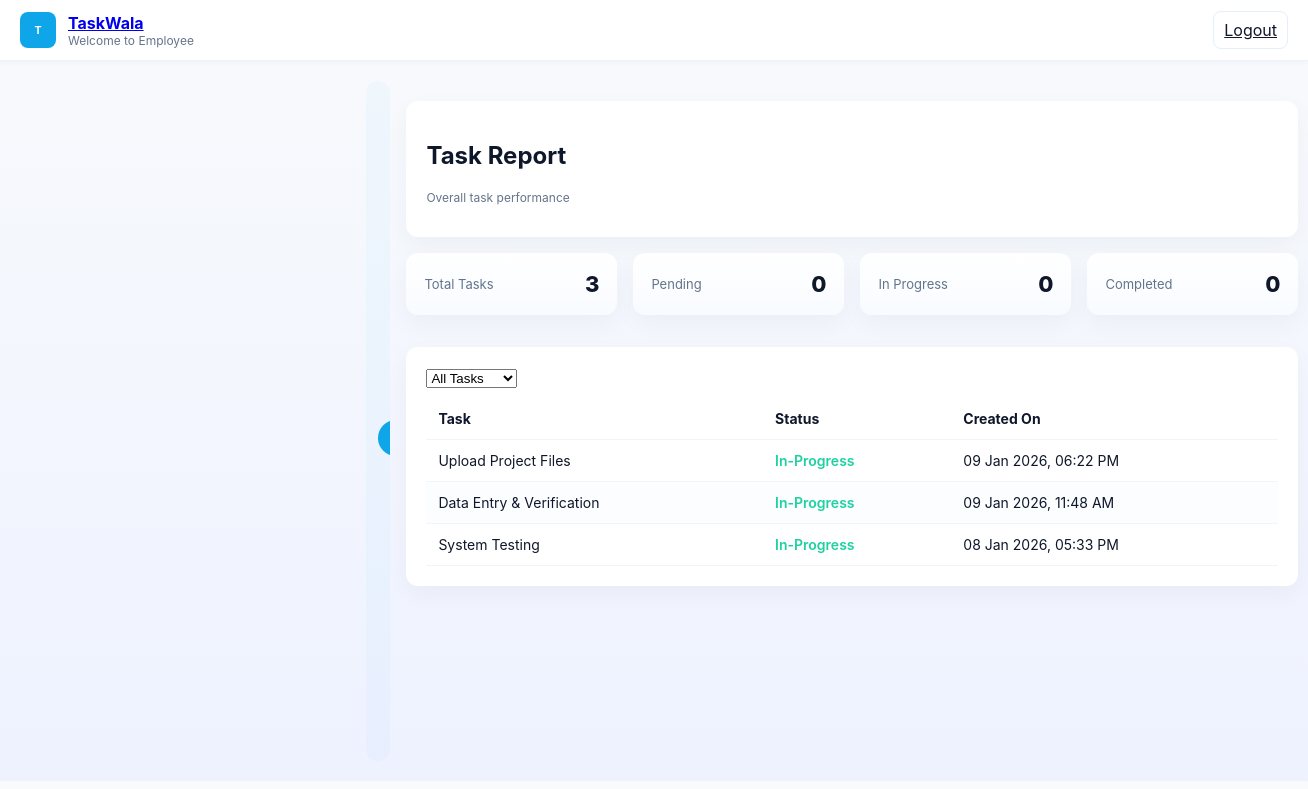
Screenshot of /admin/report.php (signed in) with the database file from the repository.
### tables this page shows
CREATE TABLE IF NOT EXISTS `tasks` (
  `id` int(11) NOT NULL AUTO_INCREMENT,
  `title` varchar(200) DEFAULT NULL,
  `description` text,
  `priority` enum('High','Medium','Low') DEFAULT NULL,
  `assigned_to` int(11) DEFAULT NULL,
  `due_date` date DEFAULT NULL,
  `status` enum('Pending','In-Progress','Completed') DEFAULT 'Pending',
  `created_at` timestamp NULL DEFAULT CURRENT_TIMESTAMP,
  PRIMARY KEY (`id`),
  KEY `assigned_to` (`assigned_to`)
);

### admin/report.php (the view, shortened to what this page needs)
<?php
include("./header.php");
?>
<main class="main-content">
    <div class="card">
        <h2>Task Report</h2>
        <p class="muted small">Overall task performance</p>
    </div>
    <?php
    $summaryQuery = "
    SELECT
        COUNT(*) AS total,
        SUM(CASE WHEN status='pending' THEN 1 ELSE 0 END) AS pending,
        SUM(CASE WHEN status='in_progress' THEN 1 ELSE 0 END) AS in_progress,
        SUM(CASE WHEN status='completed' THEN 1 ELSE 0 END) AS completed
    FROM tasks
";
    $summaryResult = mysqli_query($conn, $summaryQuery);
    $summary = mysqli_fetch_assoc($summaryResult);
    ?>
    <div class="stat-grid">
        <div class="stat card">
            <div class="label">Total Tasks</div>
            <div class="num">
                <?= $summary['total'] ?>
            </div>
        </div>
        <div class="stat card">
            <div class="label">Pending</div>
            <div class="num">
                <?= $summary['pending'] ?>
            </div>
        </div>
        <div class="stat card">
            <div class="label">In Progress</div>
            <div class="num">
                <?= $summary['in_progress'] ?>
            </div>
        </div>
        <div class="stat card">
            <div class="label">Completed</div>
            <div class="num">
                <?= $summary['completed'] ?>
            </div>
        </div>
    </div>
    <?php
    $statusFilter = $_GET['status'];
    $where = $statusFilter ? "WHERE status='$statusFilter'" : "";
    $taskQuery = "
    SELECT title, status, created_at
    FROM tasks
    $where
    ORDER BY created_at DESC
";
    $taskResult = mysqli_query($conn, $taskQuery);
    ?>
    <div class="card">
        <form method="GET" style="margin-bottom:10px">
            <select name="status" onchange="this.form.submit()">
                <option value="">All Tasks</option>
            </select>
        </form>
        <table width="100%" cellpadding="10">
            <thead>
                <tr style="border-bottom:1px solid #eee;text-align:left">
                    <th>Task</th>
                    <th>Status</th>
                    <th>Created On</th>
                </tr>
            </thead>
            <tbody>
                <?php if (mysqli_num_rows($taskResult) > 0): ?>
                    <?php while ($row = mysqli_fetch_assoc($taskResult)): ?>
                        <tr style="border-bottom:1px solid #f1f5f9">
                            <td>
                                <?= htmlspecialchars($row['title']) ?>
                            </td>
                            <td>
                                <span style="
                        font-weight:600;
                        color:
                        <?= $row['status'] == 'pending' ? '#ff9f43' :
                            ($row['status'] == 'in_progress' ? '#54a0ff' : '#1dd1a1') ?>">
                                    <?= ucfirst(str_replace('_', ' ', $row['status'])) ?>
                                </span>
                            </td>
                            <td>
                                <?= date('d M Y, h:i A', strtotime($row['created_at'])) ?>
                            </td>
                        </tr>
                    <?php endwhile; ?>
                <?php else: ?>
                    <tr>
                        <td colspan="3" class="muted">No records found</td>
                    </tr>
                <?php endif; ?>
            </tbody>
        </table>
    </div>
</main>

### css/style.css (style rules this page uses)
:root { --sky: #0ea5e9; --navy: #0f172a; --muted: #64748b; --bg: #f8fafc; --card: #ffffff }
* { box-sizing: border-box }
body { margin: 0; font-family: Inter, system-ui, Arial; background: linear-gradient(180deg, var(--bg), #eef2ff); color: var(--navy); -webkit-font-smoothing: antialiased }
.small { font-size: 12px }
.muted { color: var(--muted) }
.main-content { flex: 1; min-height: 70vh; padding-bottom: 40px; padding-top: 20px; min-width: 892px; }
.card { background: var(--card); padding: 20px; border-radius: 12px; box-shadow: 0 8px 24px rgba(15, 23, 42, 0.04); margin-bottom: 16px }
.stat-grid { display: grid; grid-template-columns: repeat(auto-fit, minmax(180px, 1fr)); gap: 16px; margin-bottom: 16px }
.stat { background: linear-gradient(180deg, white, #f8fbff); padding: 18px; border-radius: 12px; display: flex; justify-content: space-between; align-items: center; transition: transform .18s ease }
.stat .label { color: var(--muted); font-size: 13px }
.stat .num { font-weight: 800; font-size: 22px; color: var(--navy) }
table { width: 100%; border-collapse: collapse }
th, td { padding: 12px; border-bottom: 1px solid #f1f5f9; text-align: left; font-size: 14px }
tr:nth-child(even) { background: #fbfdff }

### rows the page displays
tasks: title "Upload Project Files", status "In-Progress", created_at "09 Jan 2026, 06:22 PM"
tasks: title "Data Entry & Verification", status "In-Progress", created_at "09 Jan 2026, 11:48 AM"
tasks: title "System Testing", status "In-Progress", created_at "08 Jan 2026, 05:33 PM"

### other values shown
$summary['total'] "3"
$summary['pending'] "0"
$summary['in_progress'] "0"
$summary['completed'] "0"
